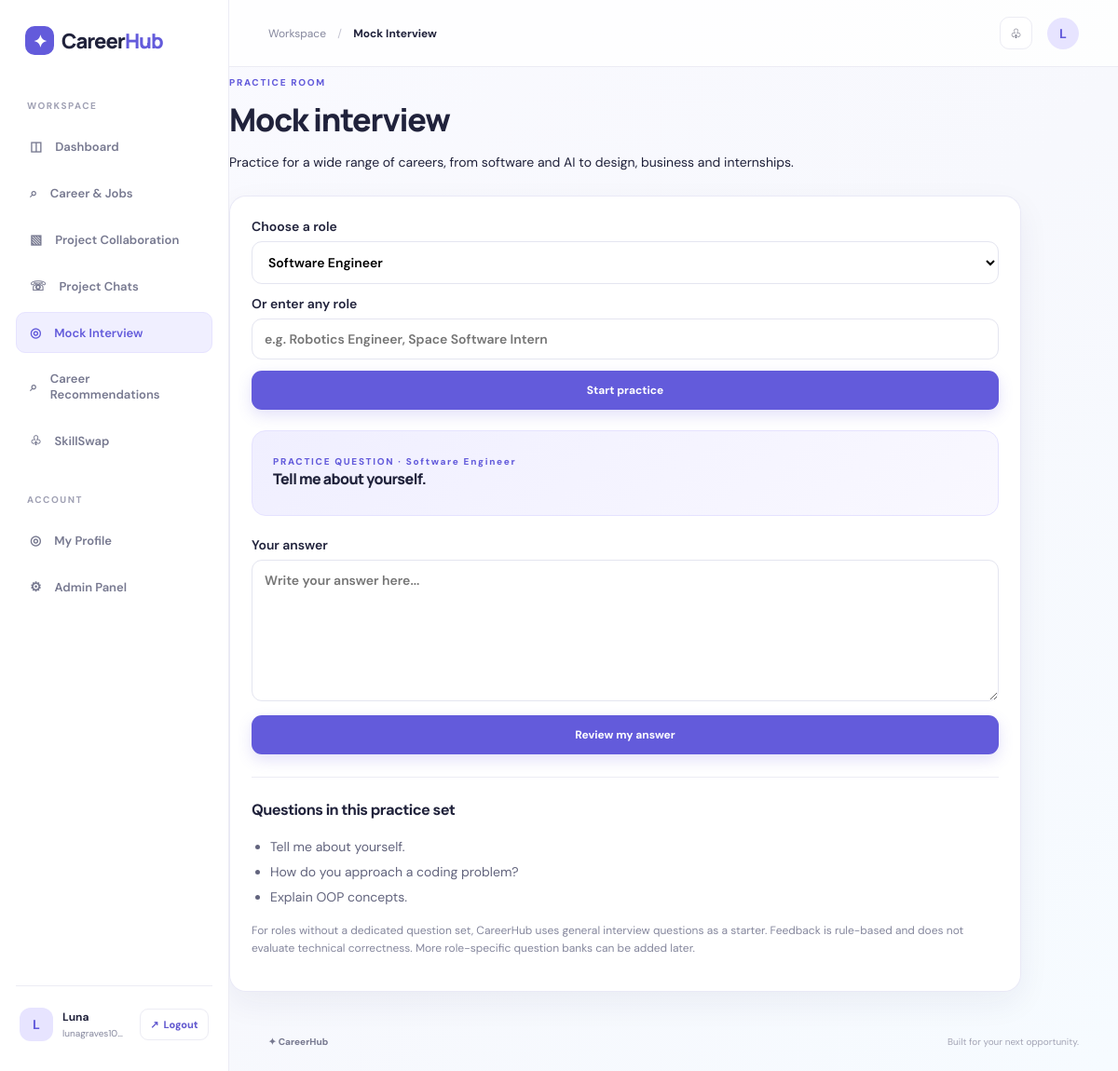
Screenshot of /interview (signed in) with the database file from the repository.
### tables this page shows
CREATE TABLE users (
      id INTEGER PRIMARY KEY AUTOINCREMENT, name TEXT NOT NULL, email TEXT UNIQUE NOT NULL,
      password TEXT NOT NULL, college TEXT DEFAULT '', degree TEXT DEFAULT 'B.Tech',
      branch TEXT DEFAULT 'Computer Science', skills TEXT DEFAULT '', interests TEXT DEFAULT '',
      is_admin INTEGER DEFAULT 0, created_at TEXT DEFAULT CURRENT_TIMESTAMP
    );

CREATE TABLE interview_questions (
      id INTEGER PRIMARY KEY AUTOINCREMENT, role TEXT NOT NULL, question TEXT NOT NULL,
      sample_points TEXT NOT NULL
    );

### app.py (the view, shortened to what this page needs)
@app.route("/interview", methods=["GET", "POST"])
@login_required
def interview():
    roles = [
      "Software Engineer", "Frontend Developer", "Backend Developer", "Full Stack Developer",
      "Python Developer", "Java Developer", "C/C++ Developer", "Android Developer",
      "iOS Developer", "Web Developer", "Mobile App Developer", "Data Analyst",
      "Data Scientist", "Machine Learning Engineer", "AI Engineer", "Data Engineer",
      "Cybersecurity Analyst", "Ethical Hacker", "Cloud Engineer", "Cloud/DevOps Intern",
      "DevOps Engineer", "Site Reliability Engineer", "QA Engineer", "Software Tester",
      "UI/UX Designer", "Product Designer", "Product Manager", "Business Analyst",
      "Business Intelligence Analyst", "Database Administrator", "Network Engineer",
      "Systems Engineer", "Embedded Systems Engineer", "IoT Engineer", "Blockchain Developer",
      "Game Developer", "AR/VR Developer", "Technical Support Engineer",
      "IT Support Specialist", "Digital Marketing Intern", "HR Intern", "Finance Analyst",
      "Research Intern", "Graduate Trainee", "Other / custom role"
    ]
    role = request.form.get("custom_role", "").strip() or request.form.get("role", request.args.get("role", roles[0]))
    question = None
    feedback = None
    answer = ""
    conn = db()
    questions = conn.execute("SELECT * FROM interview_questions WHERE role=? ORDER BY id", (role,)).fetchall()
    if not questions:
        questions = conn.execute("SELECT * FROM interview_questions WHERE role='Software Engineer' ORDER BY id").fetchall()
    if not question and questions:
        question = questions[0]
    if question and all(q["id"] != question["id"] for q in questions):
        questions = [question] + list(questions)
    return render_template("interview.html", roles=roles, role=role, questions=questions, question=question,
                           feedback=feedback, answer=answer)

### app.py (called while the page is built)
def db():
    if "db" not in g:
        g.db = sqlite3.connect(DATABASE)
        g.db.row_factory = sqlite3.Row
        g.db.execute("PRAGMA foreign_keys = ON")
    return g.db

def login_required(fn):
    @wraps(fn)
    def wrapped(*args, **kwargs):
        user_id = session.get("user_id")
        if not user_id:
            flash("Please log in to continue.", "info")
            return redirect(url_for("login"))
        user = db().execute("SELECT id FROM users WHERE id=?", (user_id,)).fetchone()
        if user is None:
            session.clear()
            flash("Your session expired. Please log in again.", "info")
            return redirect(url_for("login"))
        return fn(*args, **kwargs)
    return wrapped

@app.context_processor
def shared():
    user = None
    if session.get("user_id"):
        user = db().execute("SELECT * FROM users WHERE id=?", (session["user_id"],)).fetchone()
        if user is None:
            session.clear()
    return {"current_user": user}

### templates/interview.html (shortened to what this page needs)
{% extends "base.html" %}
{% block crumb %}Mock Interview{% endblock %}
{% block content %}
<section class="page-heading"><div><p class="eyebrow">PRACTICE ROOM</p><h1>Mock interview</h1><p>Practice for a wide range of careers, from software and AI to design, business and internships.</p></div></section>
<div class="panel" style="max-width:850px">
<form method="get" class="form-grid">
<label>Choose a role
<select name="role" onchange="this.form.submit()">{% for r in roles %}<option value="{{r}}" {% if role==r %}selected{% endif %}>{{r}}</option>{% endfor %}</select></label>
<label>Or enter any role
<input name="custom_role" placeholder="e.g. Robotics Engineer, Space Software Intern" value="{{ role if role not in roles else '' }}"></label>
<button class="btn primary" type="submit">Start practice</button>
</form>
{% if question %}
<div class="question-card"><span class="eyebrow">PRACTICE QUESTION · {{ role }}</span><h2>{{question.question}}</h2></div>
<form method="post" class="stack-form">
<label>Your answer<textarea name="answer" rows="7" required placeholder="Write your answer here...">{{answer}}</textarea></label>
<button class="btn primary" type="submit">Review my answer</button>
</form>
{% else %}<p>No questions are available yet.</p>{% endif %}
<div class="divider"></div><h3>Questions in this practice set</h3><ul class="question-list">{% for q in questions %}<li>{{q.question}}</li>{% endfor %}</ul>
<p class="muted small">For roles without a dedicated question set, CareerHub uses general interview questions as a starter. Feedback is rule-based and does not evaluate technical correctness. More role-specific question banks can be added later.</p>
</div>
{% endblock %}

### templates/base.html (shortened to what this page needs)
<!doctype html>
<html lang="en"><head><meta charset="utf-8"><meta name="viewport" content="width=device-width, initial-scale=1">
<link rel="stylesheet" href="{{ url_for('static', filename='styles.css') }}"></head>
<body>
{% if current_user %}
<aside class="sidebar">
<a class="brand" href="{{ url_for('dashboard') }}"><span class="brand-icon">✦</span> Career<span>Hub</span></a>
<div class="side-label">WORKSPACE</div>
<a class="nav-link {% if request.endpoint=='dashboard' %}active{% endif %}" href="{{ url_for('dashboard') }}">◫ <span>Dashboard</span></a>
<a class="nav-link {% if request.endpoint in ['career','opportunity','applications'] %}active{% endif %}" href="{{ url_for('career') }}">⌕ <span>Career & Jobs</span></a>
<a class="nav-link {% if request.endpoint in ['projects','project_chats','project_chat'] %}active{% endif %}" href="{{ url_for('projects') }}">▧ <span>Project Collaboration</span></a>
<a class="nav-link {% if request.endpoint in ['project_chats','project_chat'] %}active{% endif %}" href="{{ url_for('project_chats') }}">☏ <span>Project Chats</span></a>
<a class="nav-link {% if request.endpoint=='interview' %}active{% endif %}" href="{{ url_for('interview') }}">◎ <span>Mock Interview</span></a>
<a class="nav-link {% if request.endpoint=='recommendations' %}active{% endif %}" href="{{ url_for('recommendations') }}">⌕ <span>Career Recommendations</span></a>
<a class="nav-link {% if request.endpoint in ['skillswap','requests_page'] %}active{% endif %}" href="{{ url_for('skillswap') }}">♧ <span>SkillSwap</span></a>
<div class="side-label second">ACCOUNT</div>
<a class="nav-link {% if request.endpoint=='profile' %}active{% endif %}" href="{{ url_for('profile') }}">◎ <span>My Profile</span></a>
<a class="nav-link {% if request.endpoint=='admin' %}active{% endif %}" href="{{ url_for('admin') }}">⚙ <span>Admin Panel</span></a>
<div class="sidebar-bottom"><a class="account-link" href="{{ url_for('profile') }}" title="Open My Account"><div class="avatar">{{ current_user.name[:1]|upper }}</div><div class="user-mini"><b>{{ current_user.name }}</b><small>{{ current_user.email }}</small></div></a><a class="logout" href="{{ url_for('logout') }}" title="Log out" aria-label="Log out">↗ <span>Logout</span></a></div>
</aside>
{% endif %}
<main class="{% if current_user %}main with-sidebar{% else %}main public{% endif %}">
{% if current_user %}<header class="topbar"><div class="breadcrumb">Workspace <span>/</span> <b>{% block crumb %}Overview{% endblock %}</b></div><div class="top-actions"><a class="icon-button" href="{{ url_for('applications') }}" title="Applications">♧</a><a class="top-avatar" href="{{ url_for('profile') }}" title="My Account" aria-label="Open My Account">{{ current_user.name[:1]|upper }}</a></div></header>{% endif %}
{% block content %}{% endblock %}
<footer class="footer"><span>✦ CareerHub</span><span>Built for your next opportunity.</span></footer>
</main>
</body></html>

### rows the page displays
users: name "L", name "Luna", email "lunagraves10…"
interview_questions: question "Tell me about yourself."
interview_questions: question "How do you approach a coding problem?"
interview_questions: question "Explain OOP concepts."

### other values shown
{{ role }} "Software Engineer"
form field role "Software Engineer"
